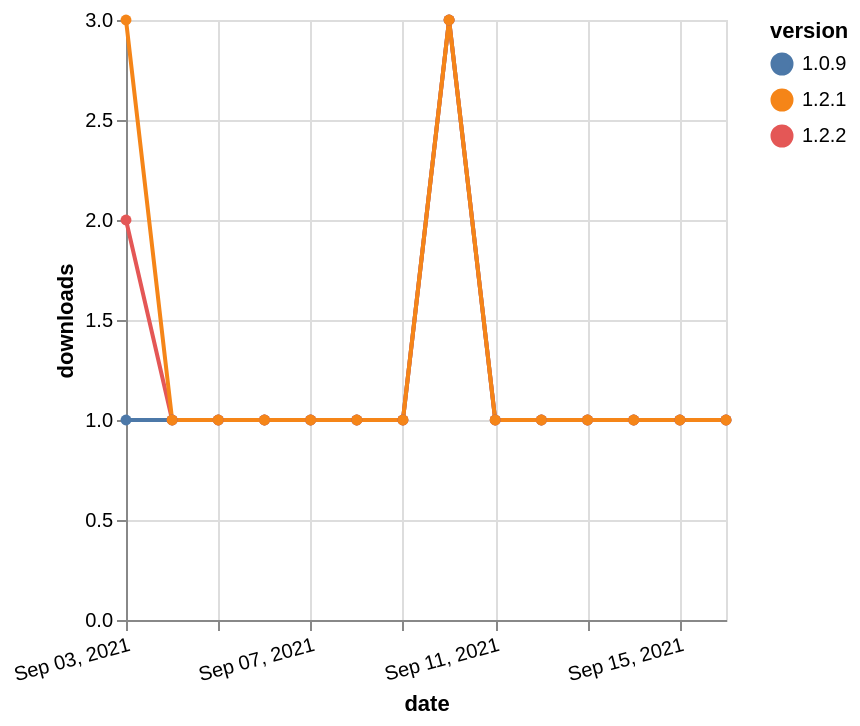

This figure's Vega-Lite source:
### Vega-Lite specification from a JSON file in a GitHub repository (floating-point values rounded to 4 significant figures)
{"$schema": "https://vega.github.io/schema/vega-lite/v5.json", "description": "A simple bar chart with embedded data.", "data": {"values": [{"date": "2021-09-03", "total": 159, "delta": 1, "version": "1.0.9"}, {"date": "2021-09-04", "total": 160, "delta": 1, "version": "1.0.9"}, {"date": "2021-09-05", "total": 161, "delta": 1, "version": "1.0.9"}, {"date": "2021-09-06", "total": 162, "delta": 1, "version": "1.0.9"}, {"date": "2021-09-07", "total": 163, "delta": 1, "version": "1.0.9"}, {"date": "2021-09-08", "total": 164, "delta": 1, "version": "1.0.9"}, {"date": "2021-09-09", "total": 165, "delta": 1, "version": "1.0.9"}, {"date": "2021-09-10", "total": 168, "delta": 3, "version": "1.0.9"}, {"date": "2021-09-11", "total": 169, "delta": 1, "version": "1.0.9"}, {"date": "2021-09-12", "total": 170, "delta": 1, "version": "1.0.9"}, {"date": "2021-09-13", "total": 171, "delta": 1, "version": "1.0.9"}, {"date": "2021-09-14", "total": 172, "delta": 1, "version": "1.0.9"}, {"date": "2021-09-15", "total": 173, "delta": 1, "version": "1.0.9"}, {"date": "2021-09-16", "total": 174, "delta": 1, "version": "1.0.9"}, {"date": "2021-09-03", "total": 48, "delta": 2, "version": "1.2.2"}, {"date": "2021-09-04", "total": 49, "delta": 1, "version": "1.2.2"}, {"date": "2021-09-05", "total": 50, "delta": 1, "version": "1.2.2"}, {"date": "2021-09-06", "total": 51, "delta": 1, "version": "1.2.2"}, {"date": "2021-09-07", "total": 52, "delta": 1, "version": "1.2.2"}, {"date": "2021-09-08", "total": 53, "delta": 1, "version": "1.2.2"}, {"date": "2021-09-09", "total": 54, "delta": 1, "version": "1.2.2"}, {"date": "2021-09-10", "total": 57, "delta": 3, "version": "1.2.2"}, {"date": "2021-09-11", "total": 58, "delta": 1, "version": "1.2.2"}, {"date": "2021-09-12", "total": 59, "delta": 1, "version": "1.2.2"}, {"date": "2021-09-13", "total": 60, "delta": 1, "version": "1.2.2"}, {"date": "2021-09-14", "total": 61, "delta": 1, "version": "1.2.2"}, {"date": "2021-09-15", "total": 62, "delta": 1, "version": "1.2.2"}, {"date": "2021-09-16", "total": 63, "delta": 1, "version": "1.2.2"}, {"date": "2021-09-03", "total": 160, "delta": 3, "version": "1.2.1"}, {"date": "2021-09-04", "total": 161, "delta": 1, "version": "1.2.1"}, {"date": "2021-09-05", "total": 162, "delta": 1, "version": "1.2.1"}, {"date": "2021-09-06", "total": 163, "delta": 1, "version": "1.2.1"}, {"date": "2021-09-07", "total": 164, "delta": 1, "version": "1.2.1"}, {"date": "2021-09-08", "total": 165, "delta": 1, "version": "1.2.1"}, {"date": "2021-09-09", "total": 166, "delta": 1, "version": "1.2.1"}, {"date": "2021-09-10", "total": 169, "delta": 3, "version": "1.2.1"}, {"date": "2021-09-11", "total": 170, "delta": 1, "version": "1.2.1"}, {"date": "2021-09-12", "total": 171, "delta": 1, "version": "1.2.1"}, {"date": "2021-09-13", "total": 172, "delta": 1, "version": "1.2.1"}, {"date": "2021-09-14", "total": 173, "delta": 1, "version": "1.2.1"}, {"date": "2021-09-15", "total": 174, "delta": 1, "version": "1.2.1"}, {"date": "2021-09-16", "total": 175, "delta": 1, "version": "1.2.1"}]}, "width": "container", "mark": {"type": "line", "point": {"filled": true}}, "encoding": {"x": {"field": "date", "type": "temporal", "timeUnit": "yearmonthdate", "title": "date", "axis": {"labelAngle": -15}}, "y": {"field": "delta", "type": "quantitative", "title": "downloads"}, "color": {"field": "version", "type": "nominal"}, "tooltip": {"field": "delta"}}}
